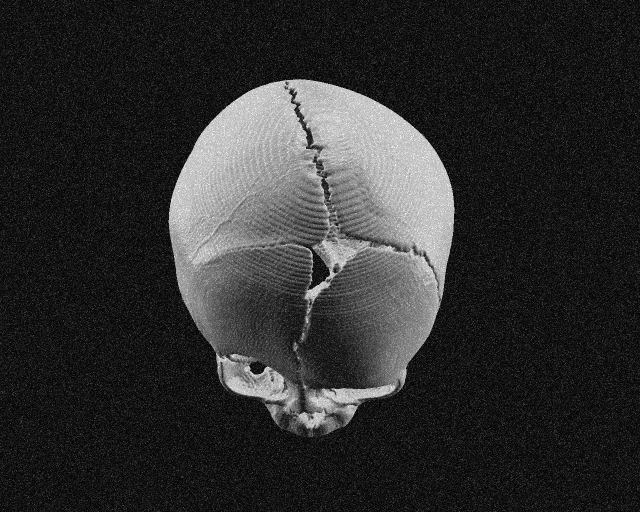
#> input picture 26/noisy_skull.png, 640 x 512 px
$ jupyter execute fin_1.ipynb
#> lines starting #> are read from the running program, lines starting #| are printed output that depends on the picture
[cell 1]
import cv2 as cv
import numpy as np
from matplotlib import pyplot as plt
img  = cv.imread('noisy_skull.png', cv.IMREAD_GRAYSCALE)
#> img is the input picture: shape (512, 640); min 1, max 251, mean 46.2
h, w = img.shape
#> h = 512; w = 640

sample_noise = img[:512, :165]
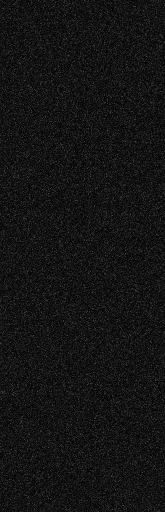
#> sample_noise: shape (512, 165); min 1, max 70, mean 19.9
snh, snw = sample_noise.shape
#> snh = 512; snw = 165

nhistval = cv.calcHist([sample_noise],[0],None,[256],[0,256])/(snh*snw)
#> nhistval = 256 values, max 0.041 at index 15, min 0 at index 0, mean 0.00391
nmean = 0
nvariance = 0
s=0

for i in np.arange(256) :
    s = float(nhistval[i]*i)
    nmean = s+nmean
#> this loop made 256 passes
#> (s, nmean) on passes 1 to 3: (0, 0), (0.00149, 0.00149), (0.00893, 0.0104)
#> after the loop, nmean = 19.9

s = 0
for i in np.arange(256) :
    s = float(nhistval[i]*((i-nmean)**2))
    nvariance = s+nvariance
#> this loop made 256 passes
#> (s, nvariance) on passes 1 to 3: (0, 0), (0.533, 0.533), (1.43, 1.96)
#> after the loop, nvariance = 127.5

fig1 = plt.figure()
fig1.suptitle("The Normalized Histogram of Noise in Noisy Image", fontsize=14, fontweight='bold')
nax = fig1.add_subplot(111)
nax.text(65, 0.035, r'Mean ='+str(nmean)+'\nVariance = '+str(nvariance) , fontsize=10)
noisehist = plt.hist(sample_noise.ravel(),density=True  , bins=256, range=(0 , 255), fc='k', ec='b')
plt.show()
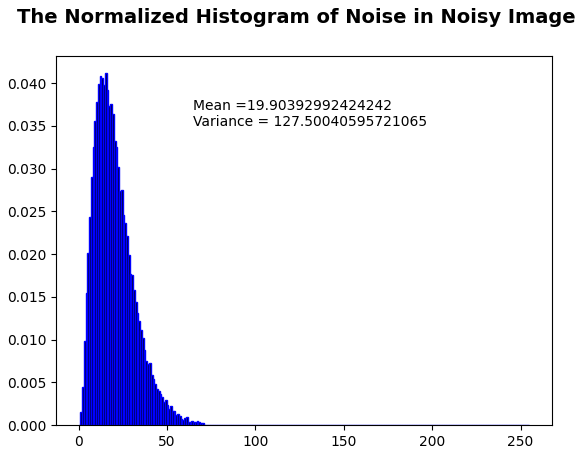
#> figure drawn by matplotlib, 1 panel; tallest bar 0.0412 high, from x = 14.94 to 15.94

pimg = cv.copyMakeBorder(img,4,4,4,4,cv.BORDER_REPLICATE)
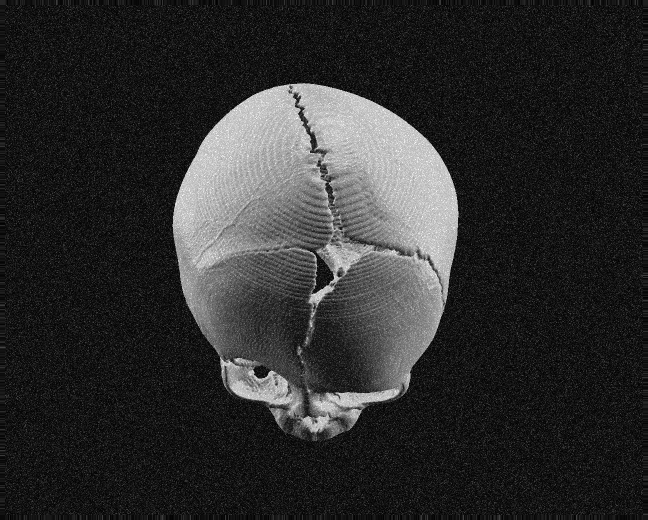
#> pimg: shape (520, 648); min 1, max 251, mean 45.5
ph , pw = pimg.shape[::]
#> ph = 520; pw = 648
meanmat = np.zeros((h , w))
varmat = np.zeros((h , w))

for i in np.arange(ph-8):
    for j in np.arange(pw-8):
        temp = pimg[0+i:9+i , 0+j:9+j]
        meant = temp.mean()
        vart = temp.var()
        meanmat[i , j] = meant
        varmat[i , j] = vart
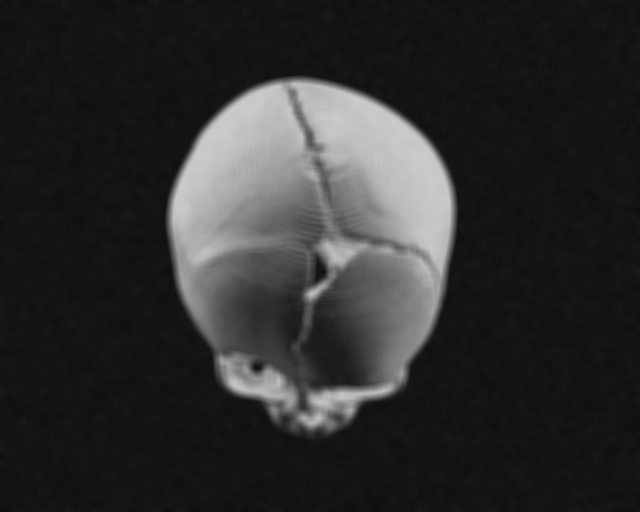
#> meanmat: shape (512, 640) float64; min 12.4, max 205.2, mean 46.2
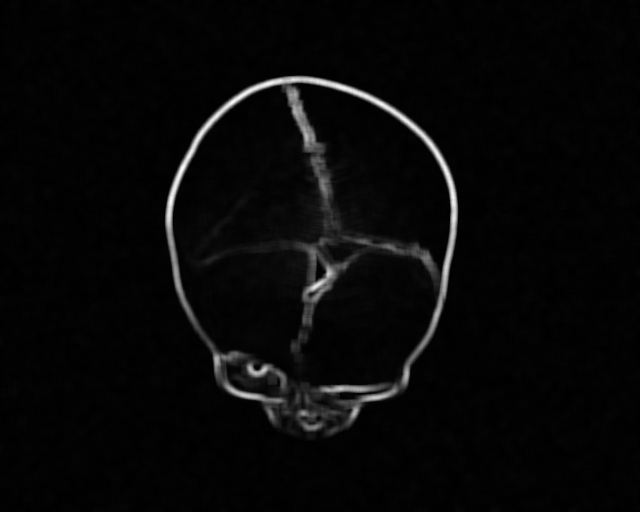
#> varmat: shape (512, 640) float64; min 42.07, max 8305.8, mean 316; drawn with min black and max white

vmean = varmat.mean()
#> vmean = 316
for i in np.arange(ph-8):
    for j in np.arange(pw-8):
        if vmean > varmat[i , j] :
            varmat[i , j] = vmean

fimg = np.zeros((h , w))
for i in np.arange(ph-8):
    for j in np.arange(pw-8):
        fimg[i , j] = img[i , j] - ((vmean/varmat[i , j])*(img[i , j]-meanmat[i , j]))

adimg = np.uint8(fimg)
nadimg = adimg[ :512 ,  :165]
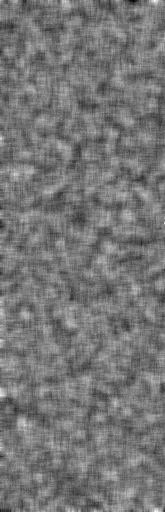
#> nadimg: shape (512, 165); min 12, max 28, mean 19.4; drawn with min black and max white

medimg = cv.medianBlur(img,7)
nmedimg = medimg[ :512 ,  :165]
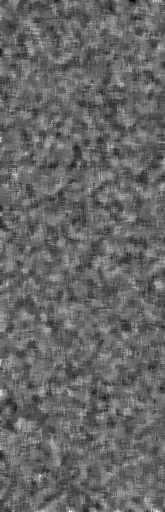
#> nmedimg: shape (512, 165); min 9, max 31, mean 17.9; drawn with min black and max white

fig2 = plt.figure("Result")
fig2.suptitle("Result", fontsize=14, fontweight='bold')

ax1 = fig2.add_subplot(231)
ax1.axes.get_xaxis().set_visible(False)
ax1.axes.get_yaxis().set_visible(False)
ax1.set_title('Noisy image')
ax1.imshow(img , cmap = 'gray')

ax2 = fig2.add_subplot(234)
plt.hist(sample_noise.ravel()  , density=True , bins=256, range=(0 , 255), fc='k', ec='b')
plt.ylim([0, 0.3])

ax3 = fig2.add_subplot(232)
ax3.axes.get_xaxis().set_visible(False)
ax3.axes.get_yaxis().set_visible(False)
ax3.set_title('Adaptive filtered Image')
ax3.imshow(adimg , cmap = 'gray')

ax4 = fig2.add_subplot(235)
plt.hist(nadimg.ravel()  , density=True , bins=256, range=(0 , 255), fc='k', ec='b')
plt.ylim([0, 0.3])

ax5 = fig2.add_subplot(233)
ax5.axes.get_xaxis().set_visible(False)
ax5.axes.get_yaxis().set_visible(False)
ax5.set_title('Median filtered Image')
ax5.imshow(medimg , cmap = 'gray')

ax6 = fig2.add_subplot(236)
plt.hist(nmedimg.ravel()  , density=True , bins=256, range=(0 , 255), fc='k', ec='b')
plt.ylim([0, 0.3])

plt.show()
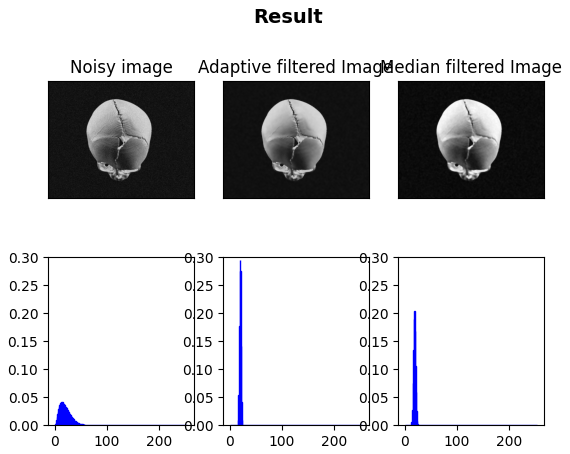
#> figure drawn by matplotlib, 6 panels; panel 2: tallest bar 0.0412 high, from x = 14.94 to 15.94; panel 4: tallest bar 0.295 high, from x = 18.93 to 19.92; panel 6: tallest bar 0.204 high, from x = 17.93 to 18.93

$ run again, with 26/Diffrent.png copied over 26/noisy_skull.png
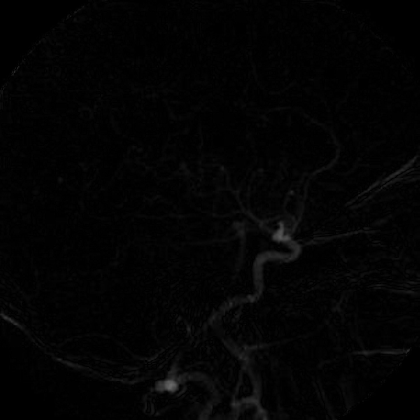
#> input picture 26/Diffrent.png, 420 x 420 px
#> img is the input picture: shape (420, 420); min 0, max 104, mean 3.3
#> `sample_noise = img[:512, :165]`:
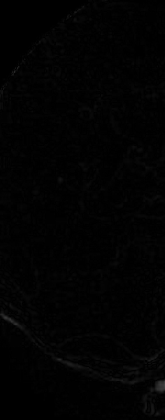
#> sample_noise: shape (420, 165); min 0, max 65, mean 2.2
#> nhistval = 256 values, max 0.281 at index 1, min 0 at index 62, mean 0.00391
#> the loop `for i in np.arange(256) :` made 256 passes
#> (s, nmean) on passes 1 to 3: (0, 0), (0.281, 0.281), (0.391, 0.673)
#> after the loop `for i in np.arange(256) :`: nmean = 2.17
#> the loop `for i in np.arange(256) :` made 256 passes
#> (s, nvariance) on passes 1 to 3: (1.09, 1.09), (0.388, 1.48), (0.00594, 1.49)
#> after the loop `for i in np.arange(256) :`: nvariance = 9.97
#> after the loop `for i in np.arange(ph-8):`:
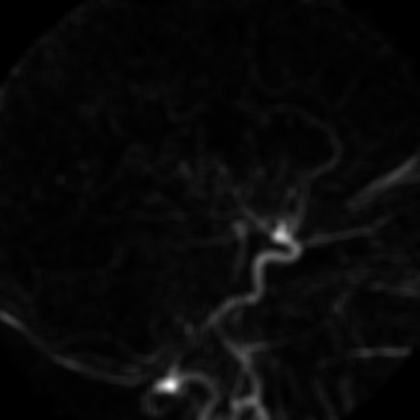
#> meanmat: shape (420, 420) float64; min 0, max 86.33, mean 3.3; drawn with min black and max white
#> vmean = 9.99
